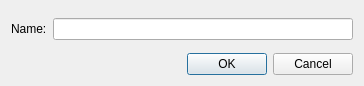
<?xml version="1.0" encoding="UTF-8"?>
<ui version="4.0">
 <class>Dialog</class>
 <widget class="QDialog" name="Dialog">
  <property name="geometry">
   <rect>
    <x>0</x>
    <y>0</y>
    <width>364</width>
    <height>86</height>
   </rect>
  </property>
  <property name="windowTitle">
   <string>Video Category Properties</string>
  </property>
  <layout class="QVBoxLayout" name="verticalLayout">
   <item>
    <layout class="QGridLayout" name="gridLayout">
     <item row="2" column="1">
      <spacer name="verticalSpacer">
       <property name="orientation">
        <enum>Qt::Vertical</enum>
       </property>
       <property name="sizeHint" stdset="0">
        <size>
         <width>20</width>
         <height>40</height>
        </size>
       </property>
      </spacer>
     </item>
     <item row="1" column="0">
      <widget class="QLabel" name="label">
       <property name="text">
        <string>Name:</string>
       </property>
      </widget>
     </item>
     <item row="1" column="1">
      <widget class="QLineEdit" name="lineEdit"/>
     </item>
     <item row="0" column="1">
      <spacer name="verticalSpacer_2">
       <property name="orientation">
        <enum>Qt::Vertical</enum>
       </property>
       <property name="sizeHint" stdset="0">
        <size>
         <width>20</width>
         <height>40</height>
        </size>
       </property>
      </spacer>
     </item>
    </layout>
   </item>
   <item>
    <widget class="QDialogButtonBox" name="buttonBox">
     <property name="orientation">
      <enum>Qt::Horizontal</enum>
     </property>
     <property name="standardButtons">
      <set>QDialogButtonBox::Cancel|QDialogButtonBox::Ok</set>
     </property>
    </widget>
   </item>
  </layout>
 </widget>
 <resources/>
 <connections>
  <connection>
   <sender>buttonBox</sender>
   <signal>accepted()</signal>
   <receiver>Dialog</receiver>
   <slot>accept()</slot>
   <hints>
    <hint type="sourcelabel">
     <x>248</x>
     <y>254</y>
    </hint>
    <hint type="destinationlabel">
     <x>157</x>
     <y>274</y>
    </hint>
   </hints>
  </connection>
  <connection>
   <sender>buttonBox</sender>
   <signal>rejected()</signal>
   <receiver>Dialog</receiver>
   <slot>reject()</slot>
   <hints>
    <hint type="sourcelabel">
     <x>316</x>
     <y>260</y>
    </hint>
    <hint type="destinationlabel">
     <x>286</x>
     <y>274</y>
    </hint>
   </hints>
  </connection>
 </connections>
</ui>
